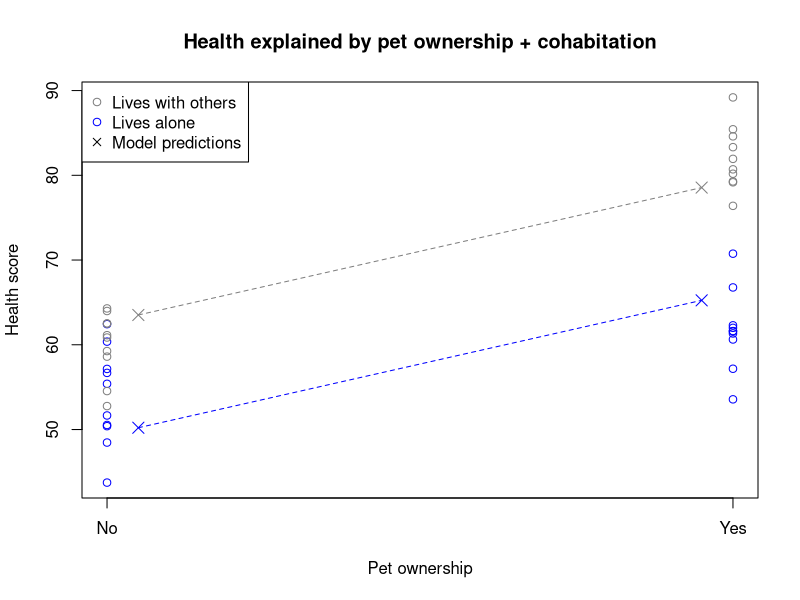
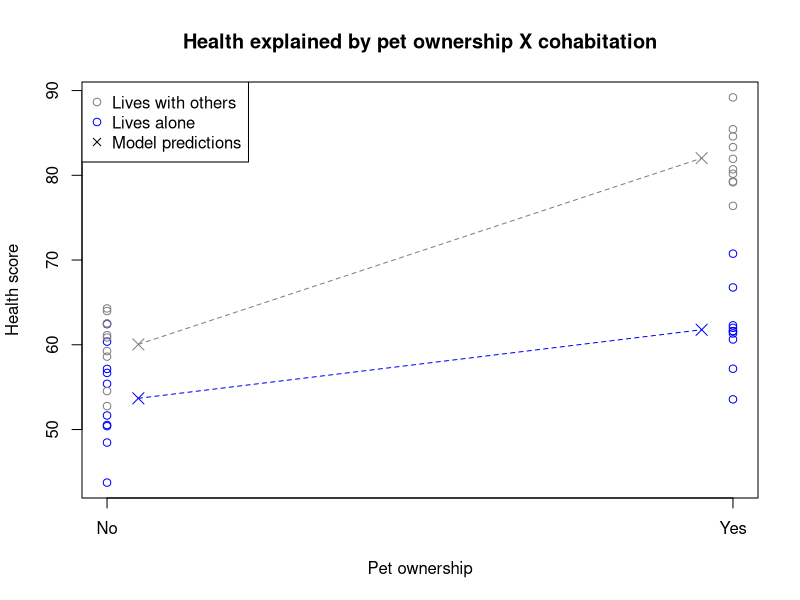
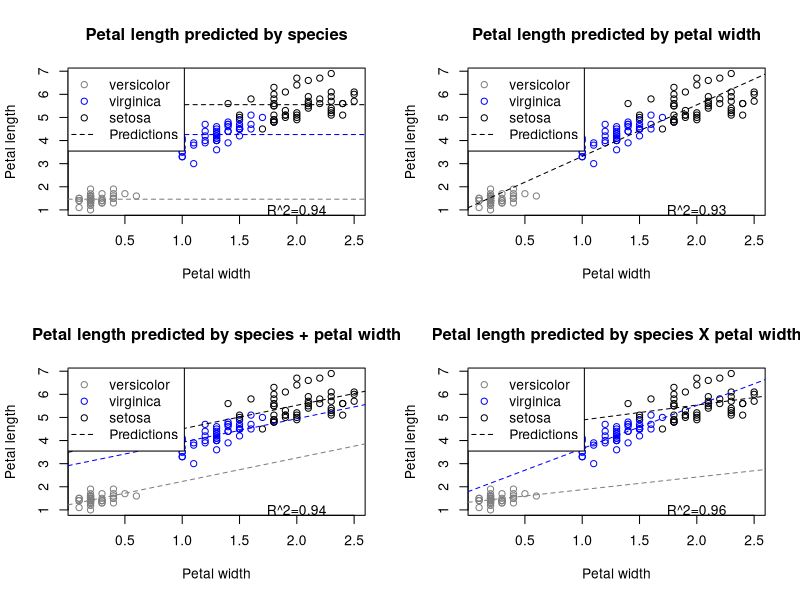

The R source for these figures, in order:
## ---- chunk 1
#| code-fold: true
#| fig-cap: "Main effects model with two 1/0 factors"
set.seed(2014)
twofact <- data.frame(pet=rep(1:0,each=20),
                      alone=rep(c(1,0,1,0),each=10),
                      health=rnorm(40,mean=60,sd=5))
twofact$health <- twofact$health+10*(twofact$pet-twofact$alone+twofact$pet*(1-twofact$alone))

twofact.lm <- lm(health~pet+alone,twofact)
twofact.lm2 <- lm(health~pet*alone,twofact)

plot(twofact$pet,twofact$health,col=c('grey50','#0000ff')[1+twofact$alone],
     main='Health explained by pet ownership + cohabitation',
     ylab='Health score',xaxt='n',xlab='Pet ownership')
axis(side=1,at=c(0,1),labels=c('No','Yes'))
points(x=c(0.05,0.05,0.95,0.95),
       y=c(twofact.lm$coefficients[1],
           twofact.lm$coefficients[1]+twofact.lm$coefficients[3],
           twofact.lm$coefficients[1]+twofact.lm$coefficients[2],
           sum(twofact.lm$coefficients)),
       col=c('grey50','#0000ff','grey50','#0000ff'),pch=4,cex=1.5)
segments(x0=c(0.05,0.05),x1=c(0.95,0.95),col=c('grey50','#0000ff'),
         y0=c(twofact.lm$coefficients[1],
              twofact.lm$coefficients[1]+twofact.lm$coefficients[3]),
         y1=c(twofact.lm$coefficients[1]+twofact.lm$coefficients[2],
              sum(twofact.lm$coefficients)),lty=2)
legend(x='topleft',pch=c(1,1,4),col=c('grey50','#0000ff','black'),
       legend=c('Lives with others','Lives alone','Model predictions'))
## ---- chunk 2
#| code-fold: true
#| fig-cap: "Interaction model with two 1/0 factors"
plot(twofact$pet,twofact$health,col=c('grey50','#0000ff')[1+twofact$alone],
     main='Health explained by pet ownership X cohabitation',
     ylab='Health score',xaxt='n',xlab='Pet ownership')
axis(side=1,at=c(0,1),labels=c('No','Yes'))
points(x=c(0.05,0.05,0.95,0.95),
       y=c(twofact.lm2$coefficients[1],
           twofact.lm2$coefficients[1]+twofact.lm2$coefficients[3],
           twofact.lm2$coefficients[1]+twofact.lm2$coefficients[2],
           sum(twofact.lm2$coefficients)),
       col=c('grey50','#0000ff','grey50','#0000ff'),pch=4,cex=1.5)
segments(x0=c(0.05,0.05),x1=c(0.95,0.95),col=c('grey50','#0000ff'),
         y0=c(twofact.lm2$coefficients[1],
              twofact.lm2$coefficients[1]+twofact.lm2$coefficients[3]),
         y1=c(twofact.lm2$coefficients[1]+twofact.lm2$coefficients[2],
              sum(twofact.lm2$coefficients)),lty=2)
legend(x='topleft',pch=c(1,1,4),col=c('grey50','#0000ff','black'),
       legend=c('Lives with others','Lives alone','Model predictions'))
## ---- chunk 3
#| code-fold: true
#| fig-cap: "Different models for iris petal length"
#| fig-asp: 1.6
iris.lm1 <- lm(Petal.Length~Species,iris)
iris.lm2 <- lm(Petal.Length~Petal.Width,iris)
iris.lm3 <- lm(Petal.Length~Species+Petal.Width,iris)
iris.lm4 <- lm(Petal.Length~Species*Petal.Width,iris)

par(mfrow=c(2,2))
plot(iris$Petal.Width,iris$Petal.Length,col=rep(c('grey50','#0000ff','black'),each=50),
     main='Petal length predicted by species',xlab='Petal width',ylab='Petal length')
abline(h=tapply(iris$Petal.Length,iris$Species,mean),
       col=c('grey50','#0000ff','black'),lty=2)
legend(x='topleft',legend=c('versicolor','virginica','setosa','Predictions'),
       col=c('grey50','#0000ff','black','black'),pch=c(1,1,1,NA),lty=c(NA,NA,NA,2))
text(x=2,y=1,labels=paste0('R^2=',round(summary(iris.lm1)$r.squared,2)))

plot(iris$Petal.Width,iris$Petal.Length,col=rep(c('grey50','#0000ff','black'),each=50),
     main='Petal length predicted by petal width',xlab='Petal width',ylab='Petal length')
abline(a=iris.lm2$coefficients[1],b=iris.lm2$coefficients[2],lty=2)
legend(x='topleft',legend=c('versicolor','virginica','setosa','Predictions'),
       col=c('grey50','#0000ff','black','black'),pch=c(1,1,1,NA),lty=c(NA,NA,NA,2))
text(x=2,y=1,labels=paste0('R^2=',round(summary(iris.lm2)$r.squared,2)))

plot(iris$Petal.Width,iris$Petal.Length,col=rep(c('grey50','#0000ff','black'),each=50),
     main='Petal length predicted by species + petal width',xlab='Petal width',ylab='Petal length')
abline(a=iris.lm3$coefficients[1],b=iris.lm3$coefficients[4],lty=2,col='grey50')
abline(a=iris.lm3$coefficients[1]+iris.lm3$coefficients[2],b=iris.lm3$coefficients[4],lty=2,col='#0000ff')
abline(a=iris.lm3$coefficients[1]+iris.lm3$coefficients[3],b=iris.lm3$coefficients[4],lty=2,col='black')
legend(x='topleft',legend=c('versicolor','virginica','setosa','Predictions'),
       col=c('grey50','#0000ff','black','black'),pch=c(1,1,1,NA),lty=c(NA,NA,NA,2))
text(x=2,y=1,labels=paste0('R^2=',round(summary(iris.lm1)$r.squared,2)))

plot(iris$Petal.Width,iris$Petal.Length,col=rep(c('grey50','#0000ff','black'),each=50),
     main='Petal length predicted by species X petal width',xlab='Petal width',ylab='Petal length')
abline(a=iris.lm4$coefficients[1],
       b=iris.lm4$coefficients[4],lty=2,col='grey50')
abline(a=iris.lm4$coefficients[1]+iris.lm4$coefficients[2],
       b=iris.lm4$coefficients[4]+iris.lm4$coefficients[5],lty=2,col='#0000ff')
abline(a=iris.lm4$coefficients[1]+iris.lm4$coefficients[3],
       b=iris.lm4$coefficients[4]+iris.lm4$coefficients[6],lty=2,col='black')
legend(x='topleft',legend=c('versicolor','virginica','setosa','Predictions'),
       col=c('grey50','#0000ff','black','black'),pch=c(1,1,1,NA),lty=c(NA,NA,NA,2))
text(x=2,y=1,labels=paste0('R^2=',round(summary(iris.lm4)$r.squared,2)))
